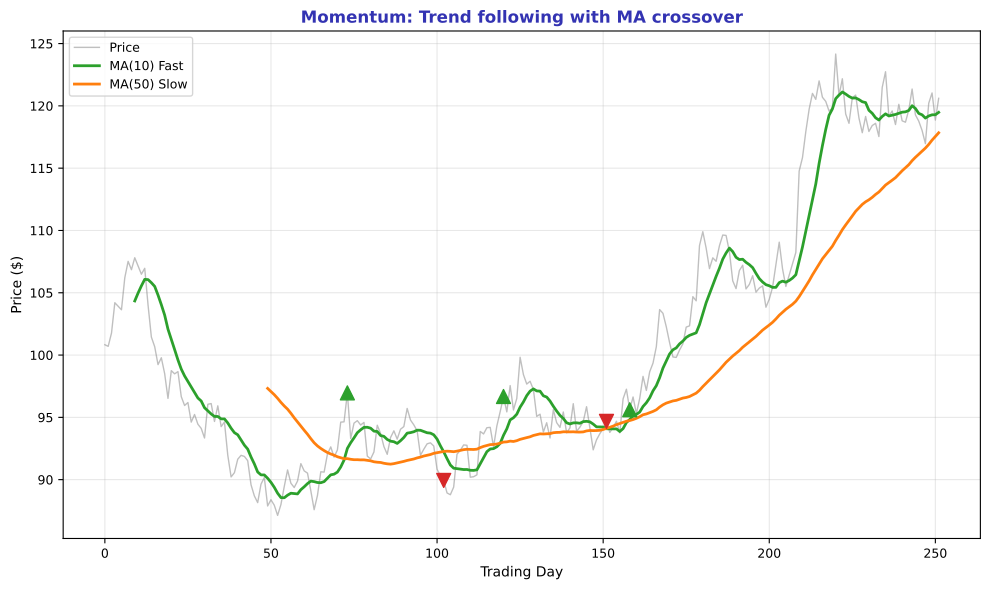

The script that saved this image:
"""Momentum - Trend following with MA crossover"""
import matplotlib.pyplot as plt
import numpy as np
import pandas as pd
from pathlib import Path

plt.rcParams.update({
    'font.size': 10, 'axes.labelsize': 10, 'axes.titlesize': 11,
    'xtick.labelsize': 9, 'ytick.labelsize': 9, 'legend.fontsize': 9,
    'figure.figsize': (10, 6), 'figure.dpi': 150
})

MLPURPLE = '#3333B2'
MLORANGE = '#FF7F0E'
MLGREEN = '#2CA02C'
MLRED = '#D62728'

np.random.seed(42)
n = 252
drift = 0.0008
vol = 0.015
prices_trend = 100 * np.exp(np.cumsum(drift + vol * np.random.randn(n)))

ma_fast = pd.Series(prices_trend).rolling(10).mean()
ma_slow = pd.Series(prices_trend).rolling(50).mean()

fig, ax = plt.subplots(figsize=(10, 6))

ax.plot(prices_trend, color='gray', linewidth=1, alpha=0.5, label='Price')
ax.plot(ma_fast, color=MLGREEN, linewidth=2, label='MA(10) Fast')
ax.plot(ma_slow, color=MLORANGE, linewidth=2, label='MA(50) Slow')

for i in range(51, n):
    if ma_fast.iloc[i-1] < ma_slow.iloc[i-1] and ma_fast.iloc[i] > ma_slow.iloc[i]:
        ax.scatter([i], [prices_trend[i]], color=MLGREEN, s=100, zorder=5, marker='^')
    elif ma_fast.iloc[i-1] > ma_slow.iloc[i-1] and ma_fast.iloc[i] < ma_slow.iloc[i]:
        ax.scatter([i], [prices_trend[i]], color=MLRED, s=100, zorder=5, marker='v')

ax.set_xlabel('Trading Day', fontsize=10)
ax.set_ylabel('Price ($)', fontsize=10)
ax.set_title('Momentum: Trend following with MA crossover', fontsize=12, fontweight='bold', color=MLPURPLE)
ax.legend(fontsize=9)
ax.grid(alpha=0.3)

plt.tight_layout()
plt.savefig(Path(__file__).parent / 'chart.pdf', dpi=300, bbox_inches='tight')
plt.close()
